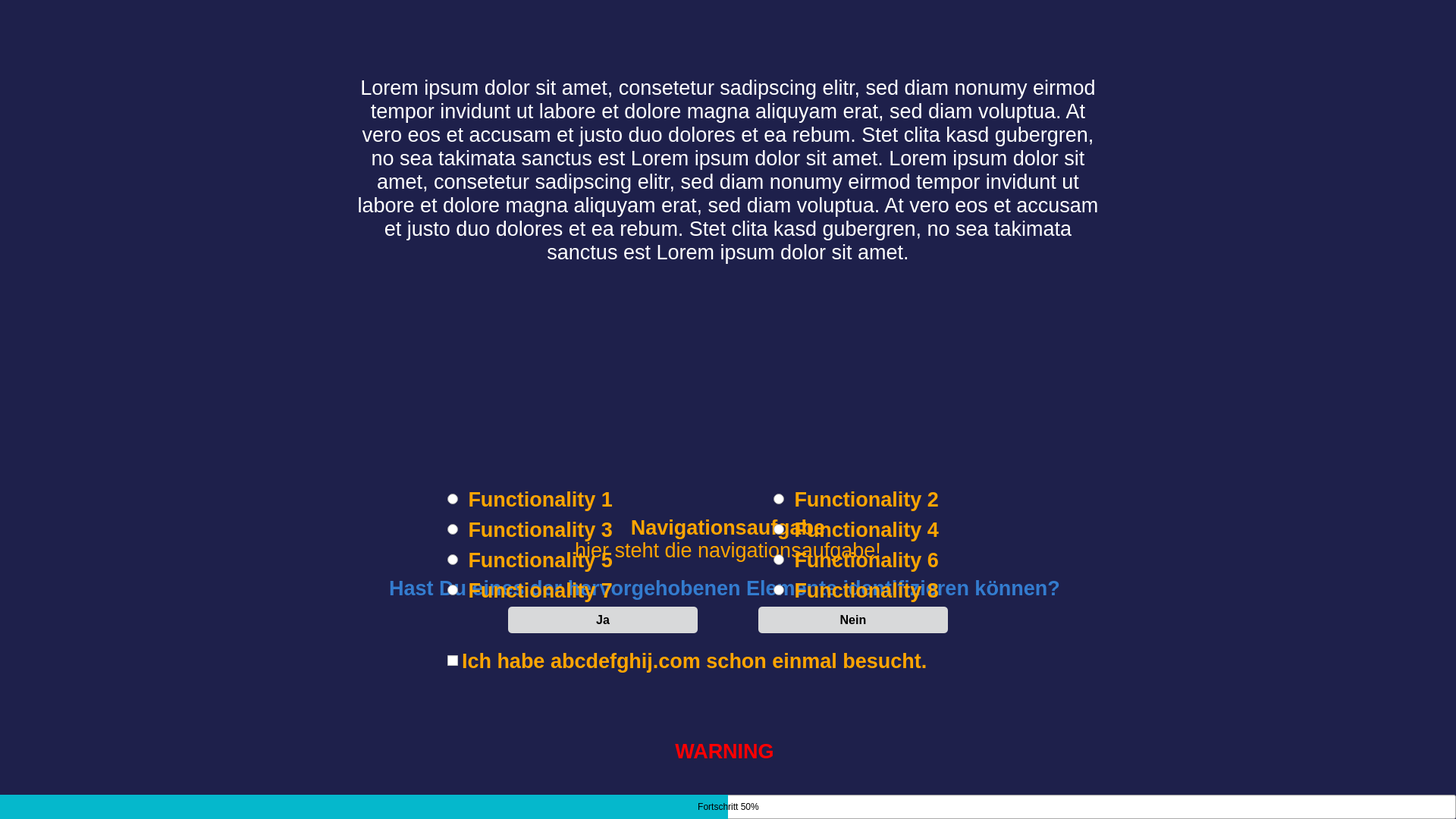
<?xml version="1.0" encoding="UTF-8"?>
<ui version="4.0">
 <class>ImageWidget</class>
 <widget class="QWidget" name="ImageWidget">
  <property name="geometry">
   <rect>
    <x>0</x>
    <y>0</y>
    <width>1920</width>
    <height>1080</height>
   </rect>
  </property>
  <property name="windowTitle">
   <string>Form</string>
  </property>
  <property name="styleSheet">
   <string notr="true">QWidget#ImageWidget{
	background-color:rgb(30, 32, 75);
}
QRadioButton{
	color: orange;
}
QCheckBox{
	color: orange;
}</string>
  </property>
  <widget class="QLabel" name="instruction_lb">
   <property name="geometry">
    <rect>
     <x>460</x>
     <y>100</y>
     <width>1000</width>
     <height>781</height>
    </rect>
   </property>
   <property name="font">
    <font>
     <family>Segoe UI</family>
     <pointsize>20</pointsize>
     <weight>50</weight>
     <bold>false</bold>
    </font>
   </property>
   <property name="styleSheet">
    <string notr="true">QLabel#instruction_lb{
	color: white;
}</string>
   </property>
   <property name="text">
    <string>Lorem ipsum dolor sit amet, consetetur sadipscing elitr, sed diam nonumy eirmod tempor invidunt ut labore et dolore magna aliquyam erat, sed diam voluptua. At vero eos et accusam et justo duo dolores et ea rebum. Stet clita kasd gubergren, no sea takimata sanctus est Lorem ipsum dolor sit amet. Lorem ipsum dolor sit amet, consetetur sadipscing elitr, sed diam nonumy eirmod tempor invidunt ut labore et dolore magna aliquyam erat, sed diam voluptua. At vero eos et accusam et justo duo dolores et ea rebum. Stet clita kasd gubergren, no sea takimata sanctus est Lorem ipsum dolor sit amet.</string>
   </property>
   <property name="textFormat">
    <enum>Qt::RichText</enum>
   </property>
   <property name="alignment">
    <set>Qt::AlignHCenter|Qt::AlignTop</set>
   </property>
   <property name="wordWrap">
    <bool>true</bool>
   </property>
  </widget>
  <widget class="QProgressBar" name="progress_bar">
   <property name="geometry">
    <rect>
     <x>0</x>
     <y>1048</y>
     <width>1920</width>
     <height>32</height>
    </rect>
   </property>
   <property name="font">
    <font>
     <family>Segoe UI</family>
    </font>
   </property>
   <property name="styleSheet">
    <string notr="true"> QProgressBar::chunk {
     background-color: #05B8CC;
 }</string>
   </property>
   <property name="maximum">
    <number>100</number>
   </property>
   <property name="value">
    <number>50</number>
   </property>
   <property name="alignment">
    <set>Qt::AlignCenter</set>
   </property>
   <property name="textVisible">
    <bool>true</bool>
   </property>
   <property name="orientation">
    <enum>Qt::Horizontal</enum>
   </property>
   <property name="invertedAppearance">
    <bool>false</bool>
   </property>
   <property name="textDirection">
    <enum>QProgressBar::TopToBottom</enum>
   </property>
   <property name="format">
    <string>Fortschritt %p%</string>
   </property>
  </widget>
  <widget class="QRadioButton" name="radio_bt1">
   <property name="geometry">
    <rect>
     <x>590</x>
     <y>640</y>
     <width>401</width>
     <height>36</height>
    </rect>
   </property>
   <property name="font">
    <font>
     <family>Segoe UI</family>
     <pointsize>20</pointsize>
     <weight>75</weight>
     <bold>true</bold>
    </font>
   </property>
   <property name="styleSheet">
    <string notr="true"/>
   </property>
   <property name="text">
    <string> Functionality 1</string>
   </property>
  </widget>
  <widget class="QRadioButton" name="radio_bt2">
   <property name="geometry">
    <rect>
     <x>1020</x>
     <y>640</y>
     <width>451</width>
     <height>36</height>
    </rect>
   </property>
   <property name="font">
    <font>
     <family>Segoe UI</family>
     <pointsize>20</pointsize>
     <weight>75</weight>
     <bold>true</bold>
    </font>
   </property>
   <property name="styleSheet">
    <string notr="true"/>
   </property>
   <property name="text">
    <string> Functionality 2</string>
   </property>
  </widget>
  <widget class="QRadioButton" name="radio_bt4">
   <property name="geometry">
    <rect>
     <x>1020</x>
     <y>680</y>
     <width>451</width>
     <height>36</height>
    </rect>
   </property>
   <property name="font">
    <font>
     <family>Segoe UI</family>
     <pointsize>20</pointsize>
     <weight>75</weight>
     <bold>true</bold>
    </font>
   </property>
   <property name="styleSheet">
    <string notr="true"/>
   </property>
   <property name="text">
    <string> Functionality 4</string>
   </property>
  </widget>
  <widget class="QRadioButton" name="radio_bt3">
   <property name="geometry">
    <rect>
     <x>590</x>
     <y>680</y>
     <width>401</width>
     <height>36</height>
    </rect>
   </property>
   <property name="font">
    <font>
     <family>Segoe UI</family>
     <pointsize>20</pointsize>
     <weight>75</weight>
     <bold>true</bold>
    </font>
   </property>
   <property name="styleSheet">
    <string notr="true"/>
   </property>
   <property name="text">
    <string> Functionality 3</string>
   </property>
  </widget>
  <widget class="QRadioButton" name="radio_bt6">
   <property name="geometry">
    <rect>
     <x>1020</x>
     <y>720</y>
     <width>451</width>
     <height>36</height>
    </rect>
   </property>
   <property name="font">
    <font>
     <family>Segoe UI</family>
     <pointsize>20</pointsize>
     <weight>75</weight>
     <bold>true</bold>
    </font>
   </property>
   <property name="styleSheet">
    <string notr="true"/>
   </property>
   <property name="text">
    <string> Functionality 6</string>
   </property>
  </widget>
  <widget class="QRadioButton" name="radio_bt5">
   <property name="geometry">
    <rect>
     <x>590</x>
     <y>720</y>
     <width>401</width>
     <height>36</height>
    </rect>
   </property>
   <property name="font">
    <font>
     <family>Segoe UI</family>
     <pointsize>20</pointsize>
     <weight>75</weight>
     <bold>true</bold>
    </font>
   </property>
   <property name="styleSheet">
    <string notr="true"/>
   </property>
   <property name="text">
    <string> Functionality 5</string>
   </property>
  </widget>
  <widget class="QRadioButton" name="radio_bt8">
   <property name="geometry">
    <rect>
     <x>1020</x>
     <y>760</y>
     <width>451</width>
     <height>36</height>
    </rect>
   </property>
   <property name="font">
    <font>
     <family>Segoe UI</family>
     <pointsize>20</pointsize>
     <weight>75</weight>
     <bold>true</bold>
    </font>
   </property>
   <property name="styleSheet">
    <string notr="true"/>
   </property>
   <property name="text">
    <string> Functionality 8</string>
   </property>
  </widget>
  <widget class="QRadioButton" name="radio_bt7">
   <property name="geometry">
    <rect>
     <x>590</x>
     <y>760</y>
     <width>401</width>
     <height>36</height>
    </rect>
   </property>
   <property name="font">
    <font>
     <family>Segoe UI</family>
     <pointsize>20</pointsize>
     <weight>75</weight>
     <bold>true</bold>
    </font>
   </property>
   <property name="styleSheet">
    <string notr="true"/>
   </property>
   <property name="text">
    <string> Functionality 7</string>
   </property>
  </widget>
  <widget class="QCheckBox" name="seen_cb">
   <property name="geometry">
    <rect>
     <x>590</x>
     <y>850</y>
     <width>981</width>
     <height>42</height>
    </rect>
   </property>
   <property name="font">
    <font>
     <family>Segoe UI</family>
     <pointsize>20</pointsize>
     <weight>75</weight>
     <bold>true</bold>
    </font>
   </property>
   <property name="layoutDirection">
    <enum>Qt::LeftToRight</enum>
   </property>
   <property name="text">
    <string>Ich habe abcdefghij.com schon einmal besucht.</string>
   </property>
   <property name="checked">
    <bool>false</bool>
   </property>
   <property name="tristate">
    <bool>false</bool>
   </property>
  </widget>
  <widget class="QLabel" name="navigation_header_lb">
   <property name="geometry">
    <rect>
     <x>460</x>
     <y>670</y>
     <width>1000</width>
     <height>41</height>
    </rect>
   </property>
   <property name="font">
    <font>
     <family>Segoe UI</family>
     <pointsize>20</pointsize>
     <weight>75</weight>
     <bold>true</bold>
    </font>
   </property>
   <property name="styleSheet">
    <string notr="true">QLabel#navigation_header_lb{
	color: orange;
}</string>
   </property>
   <property name="text">
    <string>Navigationsaufgabe</string>
   </property>
   <property name="alignment">
    <set>Qt::AlignBottom|Qt::AlignHCenter</set>
   </property>
   <property name="wordWrap">
    <bool>true</bool>
   </property>
  </widget>
  <widget class="QLabel" name="reference_img">
   <property name="geometry">
    <rect>
     <x>310</x>
     <y>20</y>
     <width>1280</width>
     <height>720</height>
    </rect>
   </property>
   <property name="text">
    <string/>
   </property>
  </widget>
  <widget class="QPushButton" name="yes_bt">
   <property name="geometry">
    <rect>
     <x>670</x>
     <y>800</y>
     <width>250</width>
     <height>35</height>
    </rect>
   </property>
   <property name="font">
    <font>
     <family>Segoe UI</family>
     <pointsize>12</pointsize>
     <weight>75</weight>
     <bold>true</bold>
    </font>
   </property>
   <property name="styleSheet">
    <string notr="true">QPushButton#yes_bt{
	background-color: #D8D9DA;
	color: black;
	border-radius: 5px;
}

QPushButton#yes_bt:hover{
	background-color: #99FF98;
}</string>
   </property>
   <property name="text">
    <string>Ja</string>
   </property>
  </widget>
  <widget class="QPushButton" name="no_bt">
   <property name="geometry">
    <rect>
     <x>1000</x>
     <y>800</y>
     <width>250</width>
     <height>35</height>
    </rect>
   </property>
   <property name="font">
    <font>
     <family>Segoe UI</family>
     <pointsize>12</pointsize>
     <weight>75</weight>
     <bold>true</bold>
    </font>
   </property>
   <property name="styleSheet">
    <string notr="true">QPushButton#no_bt{
	background-color: #D8D9DA;
	color: black;
	border-radius: 5px;
}

QPushButton#no_bt:hover{
	background-color: #FF9998;
}</string>
   </property>
   <property name="text">
    <string>Nein</string>
   </property>
  </widget>
  <widget class="QLabel" name="correct_lb">
   <property name="geometry">
    <rect>
     <x>260</x>
     <y>750</y>
     <width>1391</width>
     <height>41</height>
    </rect>
   </property>
   <property name="font">
    <font>
     <family>Segoe UI</family>
     <pointsize>20</pointsize>
     <weight>75</weight>
     <bold>true</bold>
    </font>
   </property>
   <property name="styleSheet">
    <string notr="true">QLabel#correct_lb{
	color: #337CCF;
}</string>
   </property>
   <property name="text">
    <string>Hast Du eines der hervorgehobenen Elemente identifizieren können?</string>
   </property>
   <property name="alignment">
    <set>Qt::AlignBottom|Qt::AlignHCenter</set>
   </property>
   <property name="wordWrap">
    <bool>true</bool>
   </property>
  </widget>
  <widget class="QLabel" name="warning_lb">
   <property name="geometry">
    <rect>
     <x>420</x>
     <y>970</y>
     <width>1071</width>
     <height>41</height>
    </rect>
   </property>
   <property name="font">
    <font>
     <family>Segoe UI</family>
     <pointsize>20</pointsize>
     <weight>75</weight>
     <bold>true</bold>
    </font>
   </property>
   <property name="styleSheet">
    <string notr="true">QLabel#warning_lb{
	color: red;
}</string>
   </property>
   <property name="text">
    <string>WARNING</string>
   </property>
   <property name="alignment">
    <set>Qt::AlignCenter</set>
   </property>
  </widget>
  <widget class="QLabel" name="navigation_task_lb">
   <property name="geometry">
    <rect>
     <x>460</x>
     <y>710</y>
     <width>1000</width>
     <height>91</height>
    </rect>
   </property>
   <property name="font">
    <font>
     <family>Segoe UI</family>
     <pointsize>20</pointsize>
     <weight>50</weight>
     <bold>false</bold>
    </font>
   </property>
   <property name="styleSheet">
    <string notr="true">QLabel#navigation_task_lb{
	color: orange;
}</string>
   </property>
   <property name="text">
    <string>hier steht die navigationsaufgabe!</string>
   </property>
   <property name="textFormat">
    <enum>Qt::RichText</enum>
   </property>
   <property name="alignment">
    <set>Qt::AlignHCenter|Qt::AlignTop</set>
   </property>
   <property name="wordWrap">
    <bool>true</bool>
   </property>
  </widget>
  <zorder>instruction_lb</zorder>
  <zorder>seen_cb</zorder>
  <zorder>reference_img</zorder>
  <zorder>progress_bar</zorder>
  <zorder>yes_bt</zorder>
  <zorder>no_bt</zorder>
  <zorder>warning_lb</zorder>
  <zorder>correct_lb</zorder>
  <zorder>navigation_header_lb</zorder>
  <zorder>navigation_task_lb</zorder>
  <zorder>radio_bt4</zorder>
  <zorder>radio_bt6</zorder>
  <zorder>radio_bt7</zorder>
  <zorder>radio_bt2</zorder>
  <zorder>radio_bt1</zorder>
  <zorder>radio_bt8</zorder>
  <zorder>radio_bt3</zorder>
  <zorder>radio_bt5</zorder>
 </widget>
 <resources/>
 <connections/>
</ui>
